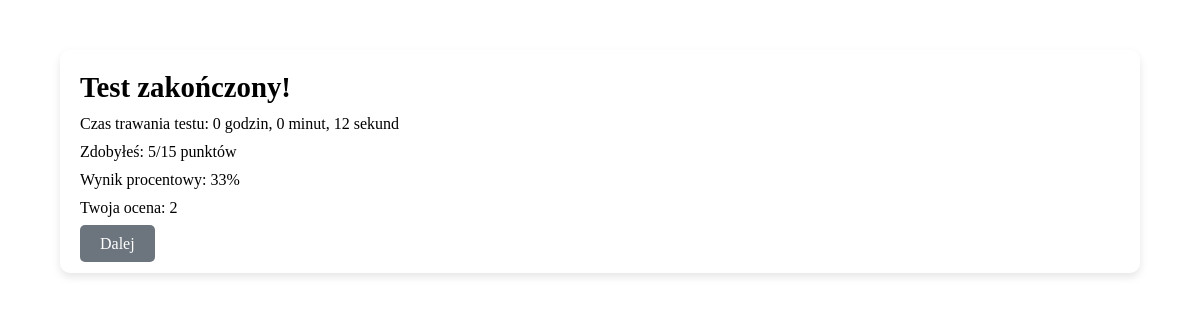
The app's page /student/test_result.php?id_proby=345 with its own data.
### tables this page shows
CREATE TABLE `tProbyTestu` (
  `ID` int NOT NULL,
  `id_testu` int NOT NULL,
  `id_studenta` int NOT NULL,
  `data_prob` datetime DEFAULT CURRENT_TIMESTAMP,
  `status` enum('w trakcie','zakończony') DEFAULT 'w trakcie',
  `zdobyto_punktow` int DEFAULT NULL,
  `max_punktow` int DEFAULT NULL,
  `ocena` float DEFAULT NULL,
  `wynik_procentowy` decimal(10,0) DEFAULT NULL,
  `data_zakonczenia` datetime DEFAULT NULL
);

### public/student/test_result.php (the view, shortened to what this page needs)
<?php
require_once('../../config/connect.php');
$id_proby = $_GET['id_proby'] ?? null;
$sql = "SELECT zdobyto_punktow, max_punktow, wynik_procentowy, ocena, data_prob, data_zakonczenia FROM tProbyTestu WHERE ID = '$id_proby'";
$result = mysqli_query($conn, $sql);
$row = mysqli_fetch_assoc($result);
$data_prob = new DateTime($row['data_prob']);
$data_zakonczenia = new DateTime($row['data_zakonczenia']);
$roznica = $data_prob->diff($data_zakonczenia);
$czas_trwania = $roznica->format('%h godzin, %i minut, %s sekund');
?>
<!DOCTYPE html>
<html lang="pl">
<head>
    <link rel="stylesheet" href="../../assets/css/main.css">
</head>
<body>
    <main class="main">
        <div class="container">
            <h1>Test zakończony!</h1>
            <p>Czas trawania testu: <?= htmlspecialchars($czas_trwania)?></p>
            <p>Zdobyłeś: <?= htmlspecialchars($row['zdobyto_punktow']) ?>/<?= htmlspecialchars($row['max_punktow']) ?> punktów</p>
            <p>Wynik procentowy: <?= round(htmlspecialchars($row['wynik_procentowy'])) ?>%</p>
            <p>Twoja ocena: <?= htmlspecialchars($row['ocena']) ?></p>
            <br>
            <a class="submit-btn" href="student_dashboard.php">Dalej</a>
        </div>
    </main>
</body>
</html>

### assets/css/main.css (style rules this page uses)
* { padding: 0px; margin: 0px; border: none; }
*, *::before, *::after { box-sizing: border-box; }
a, a:link, a:visited { text-decoration: none; }
aside, nav, footer, header, section, main { display: block; }
h1, h2, h3, h4, h5, h6, p { font-size: inherit; font-weight: inherit; }
h1 { font-size: 1.8rem; font-weight: bold; line-height: 1.2; }
p { margin-top: 10px; }
.container { width: 90%; padding: 20px; box-shadow: 0px 4px 8px rgba(0, 0, 0, 0.1); border-radius: 10px; }
.main { margin-top: 50px; display: flex; justify-content: center; align-items: center; }
.submit-btn { background-color: #4CAF50; color: white; border: none; padding: 10px 20px; border-radius: 4px; cursor: pointer; margin-top: 20px; }
.submit-btn { background-color: #6c757d; color: white; border: none; padding: 10px 20px; font-size: 16px; border-radius: 5px; cursor: pointer; transition: background-color 0.3s ease; }

### records on screen
tprobytestu: czas_trwania "0 godzin, 0 minut, 12 sekund", zdobyto_punktow "5", max_punktow "15", wynik_procentowy "33", ocena "2"
